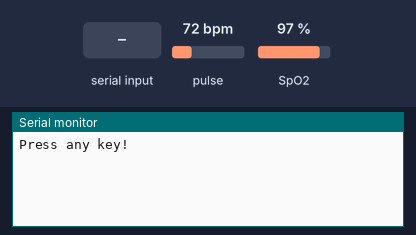
This sketch was run on a simulated Arduino Uno, built with avr-gcc and run on an emulated ATmega328P. Shown: the last lines printed to the serial monitor. Inputs (shaded band) come from the test bench; at power-on: pulse 72 bpm, SpO2 97 %.

Above: at 0.9 s.
1.0 s: "1" received over Serial
At 1.12 s:
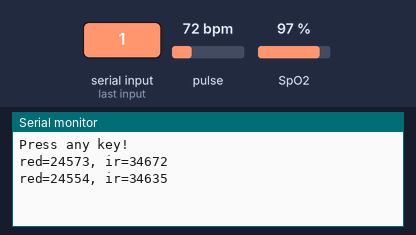
2.5 s: pulse set to 42 bpm
At 5.08 s:
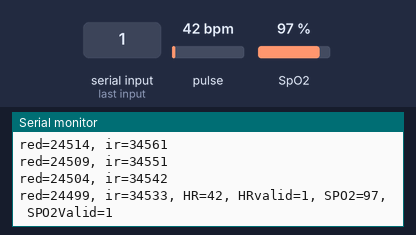
5.5 s: SpO2 set to 80 %
At 5.6 s:
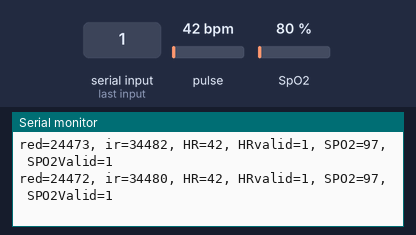
7.0 s: pulse set to 70 bpm
At 7.04 s:
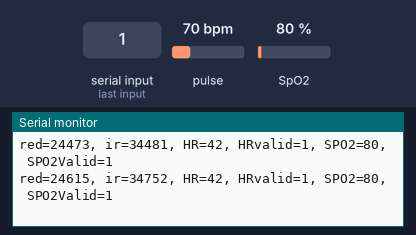
Timing chart, 0 to 9.5 s (numbered marks = the images above; inputs shaded):
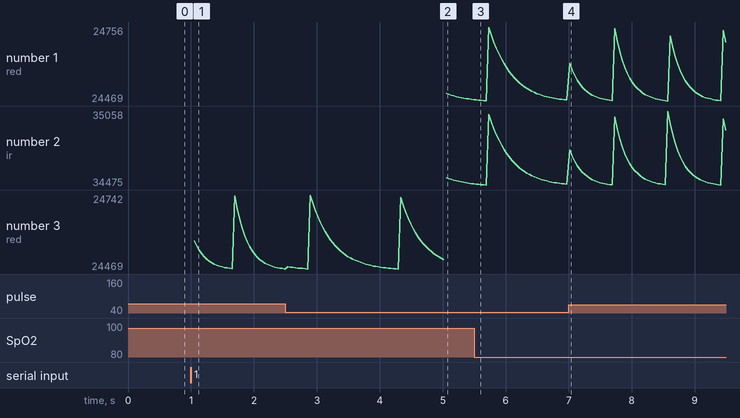

Measured:
- after the input at 1.0 s, the serial monitor: prints a new line after 0.05 s (image 1)

The sketch:

SpO2_scanner.ino
```cpp
#define  MAX_BRIGHTNESS 255                         //  Задаём переменную максимальной яркости свечения светодиода

#include "Wire.h"                                   //  Подключаем библиотеку для работы с шиной I2C
#include "MAX30105.h"                               //  Подключаем библиотеку для работы с модулем
#include "spo2_algorithm.h"                         //  Подключаем блок работы с насыщением крови кислородом
MAX30105 PARTICLE_SENSOR;                           //  Создаём объект для работы с библиотекой

#if defined(__AVR_ATmega328P__) || defined(__AVR_ATmega168__)
uint16_t irBuffer[100];                             //  16-битный массив данных от сенсора со значениями от ИК-светодиода
uint16_t redBuffer[100];                            //  16-битный массив данных от сенсора со значениями от красного светодиода
#else
uint32_t irBuffer[100];                             //  32-битный массив данных от сенсора со значениями от ИК-светодиода
uint32_t redBuffer[100];                            //  32-битный массив данных от сенсора со значениями от красного светодиода
#endif

int32_t bufferLength;                               //  длина буфера данных
int32_t spo2;                                       //  значение SpO2 (насыщенности крови кислородом)
int8_t  validSPO2;                                  //  флаг валидности значений сенсора по SpO2
int32_t heartRate;                                  //  значение ЧСС
int8_t  validHeartRate;                             //  флаг валидности значений сенсора по ЧСС

void setup() {
  Serial.begin(115200);                             //  инициируем работу с монитором последовательного порта на скорости 115200 бод
  if (!PARTICLE_SENSOR.begin()) {                   //  инициируем работу с сенсором. Если этого не произошло, то
    Serial.println(F("MAX30105 was not found."));   //  Выводим сообщением об этом и
    while (1);                                      //  останавливаем дальнейшее выполнение скетча
  }
  Serial.println(F("Press any key!"));              //  Прежде, чем переходить к считыванию, выводим в монитор порта сообщение и
  while (Serial.available() == 0);                  //  ждём отправки любого символа в монитор порта (нажмите Enter, находясь в строке отправки)
  Serial.read();                                    //  Если символ получен, то скетч будет выполнен дальше

  byte ledBrightness  = 60;                         //  Задаём яркость работы светодиода, при этом потребление тока будет следующим: 0 - 0мА, 255 - 50 мА
  byte sampleAverage  = 4;                          //  Устанавливаем коэффициент усреднения. Возможные варианты значений: 1, 2, 4, 8, 16, 32
  byte ledMode        = 2;                          //  Устанавливаем режим работы светодиодов на сенсоре: 1 - только красный (Red only), 2 - красный и ИК (Red + IR), 3 - красный, ИК и зелёный (Red + IR + Green)
  byte sampleRate     = 100;                        //  Устанавливаем частоту дискретизации (сглаживания сигнала). Варианты: 50, 100, 200, 400, 800, 1000, 1600, 3200
  int  pulseWidth     = 411;                        //  Устанавливаем ширину импульса. Варианты: 69, 118, 215, 411
  int  adcRange       = 4096;                       //  Устанавливаем диапазон значений с АЦП. Варианты: 2048(11 бит), 4096(12 бит), 8192(13 бит), 16384(14 бит)

  PARTICLE_SENSOR.setup(ledBrightness, sampleAverage, ledMode, sampleRate, pulseWidth, adcRange);
}

void loop() {
  bufferLength = 100;                                 //  Устанавливаем длину буфера равным 100 (куда будут записаны пакеты по 25 значений в течении 4 секунд)
  for (byte i = 0 ; i < bufferLength ; i++) {         //  проходим в цикле по буферу и
    while (PARTICLE_SENSOR.available() == false)      //  отправляем сенсору запрос на получение новых данных
      PARTICLE_SENSOR.check();
    redBuffer[i] = PARTICLE_SENSOR.getRed();          //  Записываем в массив значения сенсора, полученные при работе с КРАСНЫМ светодиодом
    irBuffer[i] = PARTICLE_SENSOR.getIR();            //  Записываем в массив значения сенсора, полученные при работе с ИК      светодиодом
    PARTICLE_SENSOR.nextSample();                     //  Как только в буфер было записано 100 значений - отправляем сенсору команду начать вычислять значения ЧСС и SpO2
    Serial.print(F("red="));                          //  Выводим текст в монитор последовательного порта
    Serial.print(redBuffer[i], DEC);                  //  Выводим значение переменной redBuffer[i] в монитор последовательного порта
    Serial.print(F(", ir="));                         //  Выводим текст в монитор последовательного порта
    Serial.println(irBuffer[i], DEC);                 //  Выводим значение переменной irBuffer[i] в монитор последовательного порта
  }

  maxim_heart_rate_and_oxygen_saturation(irBuffer, bufferLength, redBuffer, &spo2, &validSPO2, &heartRate, &validHeartRate);

  while (1) {
    //  Сбрасываем первые полученные 25 значений из буфера, а оставшиеся 75 сдвигаем влево в массиве
    for (byte i = 25; i < 100; i++) {
      redBuffer[i - 25] = redBuffer[i];
      irBuffer[i - 25] = irBuffer[i];
    }
    //  Получаем новые 25 значений прежде чем переходить к вычислению ЧСС
    for (byte i = 75; i < 100; i++) {
      while (PARTICLE_SENSOR.available() == false) {  //  Опрашиваем сенсор на предмет наличия новых значений
        PARTICLE_SENSOR.check();
      }
      redBuffer[i] = PARTICLE_SENSOR.getRed();        //  Записываем в массив значения сенсора, полученные при работе с КРАСНЫМ светодиодом
      irBuffer[i] = PARTICLE_SENSOR.getIR();          //  Записываем в массив значения сенсора, полученные при работе с ИК      светодиодом
      PARTICLE_SENSOR.nextSample();                   //  Как только в буфер было записано 100 значений - отправляем сенсору команду начать вычислять значения ЧСС и SpO2

      Serial.print(F("red="));                        //  Выводим текст в монитор последовательного порта
      Serial.print(redBuffer[i], DEC);                //  Выводим значение переменной   redBuffer[i]   в монитор последовательного порта
      Serial.print(F(", ir="));                       //  Выводим текст в монитор последовательного порта
      Serial.print(irBuffer[i], DEC);                 //  Выводим значение переменной   irBuffer[i]    в монитор последовательного порта
      Serial.print(F(", HR="));                       //  Выводим текст в монитор последовательного порта
      Serial.print(heartRate, DEC);                   //  Выводим значение переменной   heartRate      в монитор последовательного порта
      Serial.print(F(", HRvalid="));                  //  Выводим текст в монитор последовательного порта
      Serial.print(validHeartRate, DEC);              //  Выводим значение переменной   validHeartRate в монитор последовательного порта
      Serial.print(F(", SPO2="));                     //  Выводим текст в монитор последовательного порта
      Serial.print(spo2, DEC);                        //  Выводим значение переменной   spo2           в монитор последовательного порта
      Serial.print(F(", SPO2Valid="));                //  Выводим текст в монитор последовательного порта
      Serial.println(validSPO2, DEC);                 //  Выводим значение переменной   validSPO2      в монитор последовательного порта
    }
    //  После получения очередного пакета из 25 значений повторно считаем значения ЧСС и SpO2
    maxim_heart_rate_and_oxygen_saturation(irBuffer, bufferLength, redBuffer, &spo2, &validSPO2, &heartRate, &validHeartRate);
  }
}
```
